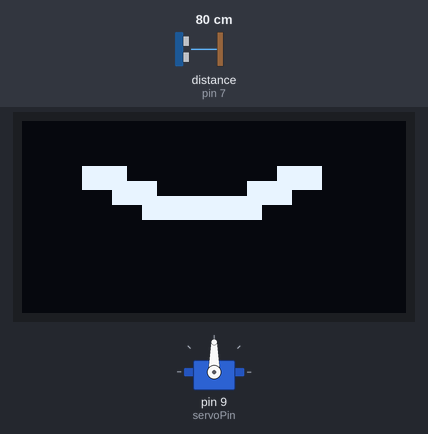
A sketch run on a simulated Arduino Uno, built with avr-gcc and run on an emulated ATmega328P. Parts: servo, 128×64 one-colour display. Wiring (inferred from the names in the program): ultrasonic range finder: trigger pin 7; echo pin 7. Inputs (shaded band) come from the test bench; at power-on: distance to the obstacle (sensor on pin 7) 80 cm. The echo pulse lasts 58.3 µs per cm; the display library's start-up logo is not drawn; what the sketch prints to the serial monitor is not drawn.

Above: at 1.4 s.
1.5 s: distance to the obstacle (sensor on pin 7) set to 59 cm
3.0 s: distance to the obstacle (sensor on pin 7) set to 52 cm
At 3.15 s:
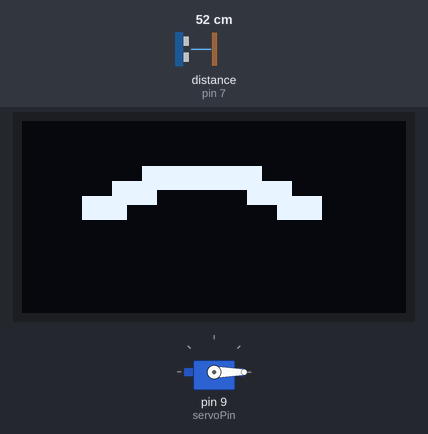
At 4.36 s:
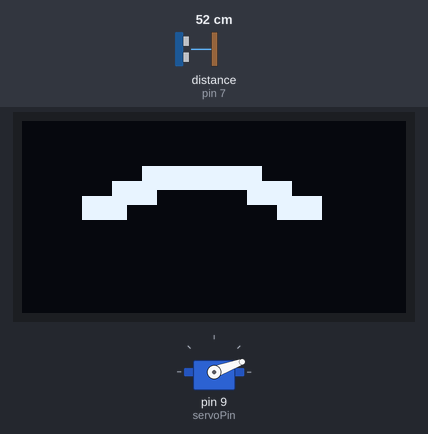
Timing chart, 0 to 18.0 s (numbered marks = the images above; inputs shaded):
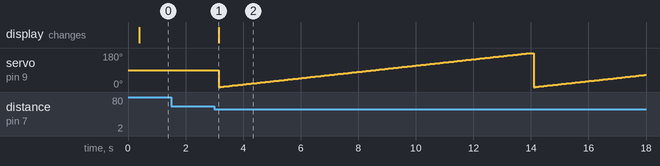

Measured:
- the behaviour switches between 56 and 55 cm on distance to the obstacle (sensor on pin 7) (found by bisection; images 0 and 1)
- after the input at 1.5 s, every drawn part: stays the same
- after the input at 3.0 s, the display: changes after 0.15 s (image 1)

The sketch:

Shybot.ino
```cpp
#include <SPI.h>
#include <Wire.h>
#include <Adafruit_GFX.h>
#include <Adafruit_SSD1306.h>

#define SCREEN_WIDTH 128 // OLED display width, in pixels
#define SCREEN_HEIGHT 64 // OLED display height, in pixels

// Declaration for an SSD1306 display connected to I2C (SDA, SCL pins)
#define OLED_RESET     4 // Reset pin # (or -1 if sharing Arduino reset pin)
Adafruit_SSD1306 display(SCREEN_WIDTH, SCREEN_HEIGHT, &Wire, OLED_RESET);

//Rotation Servo
#include <Servo.h>
int servoPin = 9;
Servo servo;
int servoAngle = 0;   // servo position in degrees

const int pingPin = 7; // distance sensor

void setup() {
  Serial.begin(9600);
  servo.attach(servoPin); // servo

  /* lcdscreen */
  if(!display.begin(SSD1306_SWITCHCAPVCC, 0x3C)) { // Address 0x3D for 128x64
    Serial.println(F("SSD1306 allocation failed"));
    for(;;); // Don't proceed, loop forever
  }
  display.display();
  delay(200); // Pause for 2 seconds
}

void loop() {
  long duration, inches, cm;

  pinMode(pingPin, OUTPUT);
  digitalWrite(pingPin, LOW);
  delayMicroseconds(2);
  digitalWrite(pingPin, HIGH);
  delayMicroseconds(2);
  digitalWrite(pingPin, LOW);

  pinMode(pingPin, INPUT);
  duration = pulseIn(pingPin, HIGH);
  cm = microsecondsToCentimeters(duration);
  Serial.print(cm);
  Serial.print(" cm");
  Serial.println();
  delay(100);

  if (cm < 55){
    sad();
    for(servoAngle = 0; servoAngle < 180; servoAngle++){
      servo.write(servoAngle);
      delay(60);
    }
  }
  else{
    happy();
  }
}

long microsecondsToCentimeters(long microseconds) {
  return microseconds / 29 / 2;
}

void happy(void) {
  display.clearDisplay();

  display.fillRect(40, 25, 40, 8, SSD1306_WHITE);
  display.fillRect(30, 20, 15, 8, SSD1306_WHITE);
  display.fillRect(20, 15, 15, 8, SSD1306_WHITE);
  display.fillRect(75, 20, 15, 8, SSD1306_WHITE);
  display.fillRect(85, 15, 15, 8, SSD1306_WHITE);

  display.display(); // Update screen with each newly-drawn rectangle
}


void sad(void) {
  display.clearDisplay();

  display.fillRect(40, 15, 40, 8, SSD1306_WHITE);
  display.fillRect(30, 20, 15, 8, SSD1306_WHITE);
  display.fillRect(20, 25, 15, 8, SSD1306_WHITE);
  display.fillRect(75, 20, 15, 8, SSD1306_WHITE);
  display.fillRect(85, 25, 15, 8, SSD1306_WHITE);

  display.display(); // Update screen with each newly-drawn rectangle
}
```
